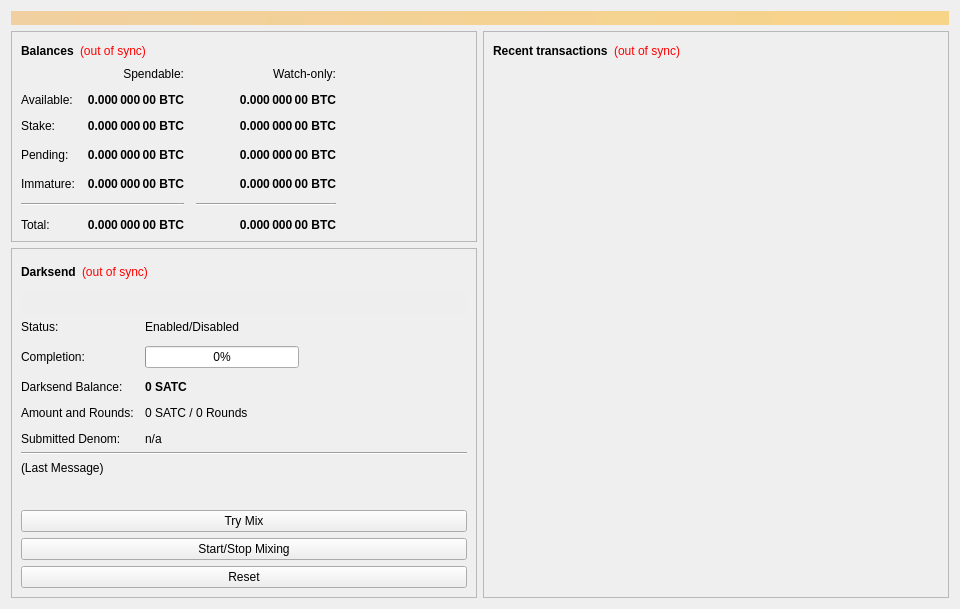
<?xml version="1.0" encoding="UTF-8"?>
<ui version="4.0">
 <class>OverviewPage</class>
 <widget class="QWidget" name="OverviewPage">
  <property name="geometry">
   <rect>
    <x>0</x>
    <y>0</y>
    <width>960</width>
    <height>594</height>
   </rect>
  </property>
  <property name="minimumSize">
   <size>
    <width>960</width>
    <height>0</height>
   </size>
  </property>
  <property name="windowTitle">
   <string>Form</string>
  </property>
  <layout class="QVBoxLayout" name="topLayout">
   <item>
    <widget class="QLabel" name="labelAlerts">
     <property name="visible">
      <bool>false</bool>
     </property>
     <property name="styleSheet">
      <string notr="true">background-color: qlineargradient(x1: 0, y1: 0, x2: 1, y2: 0, stop:0 #F0D0A0, stop:1 #F8D488); color:#000000;</string>
     </property>
     <property name="wordWrap">
      <bool>true</bool>
     </property>
     <property name="margin">
      <number>3</number>
     </property>
    </widget>
   </item>
   <item>
    <layout class="QHBoxLayout" name="horizontalLayout" stretch="1,1">
     <item>
      <layout class="QVBoxLayout" name="verticalLayout_2">
       <item>
        <widget class="QFrame" name="frame">
         <property name="frameShape">
          <enum>QFrame::StyledPanel</enum>
         </property>
         <property name="frameShadow">
          <enum>QFrame::Raised</enum>
         </property>
         <layout class="QVBoxLayout" name="verticalLayout_4">
          <item>
           <layout class="QHBoxLayout" name="horizontalLayout_4">
            <item>
             <widget class="QLabel" name="label_5">
              <property name="font">
               <font>
                <weight>75</weight>
                <bold>true</bold>
               </font>
              </property>
              <property name="text">
               <string>Balances</string>
              </property>
             </widget>
            </item>
            <item>
             <widget class="QLabel" name="labelWalletStatus">
              <property name="cursor">
               <cursorShape>WhatsThisCursor</cursorShape>
              </property>
              <property name="toolTip">
               <string>The displayed information may be out of date. Your wallet automatically synchronizes with the Satoshi network after a connection is established, but this process has not completed yet.</string>
              </property>
              <property name="styleSheet">
               <string notr="true">QLabel { color: red; }</string>
              </property>
              <property name="text">
               <string notr="true">(out of sync)</string>
              </property>
              <property name="alignment">
               <set>Qt::AlignLeading|Qt::AlignLeft|Qt::AlignVCenter</set>
              </property>
             </widget>
            </item>
            <item>
             <spacer name="horizontalSpacer_3">
              <property name="orientation">
               <enum>Qt::Horizontal</enum>
              </property>
              <property name="sizeHint" stdset="0">
               <size>
                <width>40</width>
                <height>20</height>
               </size>
              </property>
             </spacer>
            </item>
           </layout>
          </item>
          <item>
           <layout class="QGridLayout" name="gridLayout">
            <property name="spacing">
             <number>12</number>
            </property>
            <item row="3" column="2">
             <widget class="QLabel" name="labelWatchPending">
              <property name="font">
               <font>
                <weight>75</weight>
                <bold>true</bold>
               </font>
              </property>
              <property name="cursor">
               <cursorShape>IBeamCursor</cursorShape>
              </property>
              <property name="toolTip">
               <string>Unconfirmed transactions to watch-only addresses</string>
              </property>
              <property name="text">
               <string notr="true">0.000 000 00 BTC</string>
              </property>
              <property name="alignment">
               <set>Qt::AlignRight|Qt::AlignTrailing|Qt::AlignVCenter</set>
              </property>
              <property name="textInteractionFlags">
               <set>Qt::LinksAccessibleByMouse|Qt::TextSelectableByKeyboard|Qt::TextSelectableByMouse</set>
              </property>
             </widget>
            </item>
            <item row="3" column="1">
             <widget class="QLabel" name="labelUnconfirmed">
              <property name="font">
               <font>
                <weight>75</weight>
                <bold>true</bold>
               </font>
              </property>
              <property name="cursor">
               <cursorShape>IBeamCursor</cursorShape>
              </property>
              <property name="toolTip">
               <string>Total of transactions that have yet to be confirmed, and do not yet count toward the spendable balance</string>
              </property>
              <property name="text">
               <string notr="true">0.000 000 00 BTC</string>
              </property>
              <property name="alignment">
               <set>Qt::AlignRight|Qt::AlignTrailing|Qt::AlignVCenter</set>
              </property>
              <property name="textInteractionFlags">
               <set>Qt::LinksAccessibleByMouse|Qt::TextSelectableByKeyboard|Qt::TextSelectableByMouse</set>
              </property>
             </widget>
            </item>
            <item row="4" column="2">
             <widget class="QLabel" name="labelWatchImmature">
              <property name="font">
               <font>
                <weight>75</weight>
                <bold>true</bold>
               </font>
              </property>
              <property name="cursor">
               <cursorShape>IBeamCursor</cursorShape>
              </property>
              <property name="toolTip">
               <string>Mined balance in watch-only addresses that has not yet matured</string>
              </property>
              <property name="text">
               <string notr="true">0.000 000 00 BTC</string>
              </property>
              <property name="alignment">
               <set>Qt::AlignRight|Qt::AlignTrailing|Qt::AlignVCenter</set>
              </property>
              <property name="textInteractionFlags">
               <set>Qt::LinksAccessibleByMouse|Qt::TextSelectableByKeyboard|Qt::TextSelectableByMouse</set>
              </property>
             </widget>
            </item>
            <item row="5" column="0" colspan="2">
             <widget class="Line" name="lineSpendableBalance">
              <property name="orientation">
               <enum>Qt::Horizontal</enum>
              </property>
             </widget>
            </item>
            <item row="5" column="2">
             <widget class="Line" name="lineWatchBalance">
              <property name="sizePolicy">
               <sizepolicy hsizetype="Preferred" vsizetype="Fixed">
                <horstretch>0</horstretch>
                <verstretch>0</verstretch>
               </sizepolicy>
              </property>
              <property name="minimumSize">
               <size>
                <width>140</width>
                <height>0</height>
               </size>
              </property>
              <property name="orientation">
               <enum>Qt::Horizontal</enum>
              </property>
             </widget>
            </item>
            <item row="6" column="0">
             <widget class="QLabel" name="labelTotalText">
              <property name="text">
               <string>Total:</string>
              </property>
             </widget>
            </item>
            <item row="4" column="1">
             <widget class="QLabel" name="labelImmature">
              <property name="font">
               <font>
                <weight>75</weight>
                <bold>true</bold>
               </font>
              </property>
              <property name="cursor">
               <cursorShape>IBeamCursor</cursorShape>
              </property>
              <property name="toolTip">
               <string>Mined balance that has not yet matured</string>
              </property>
              <property name="text">
               <string notr="true">0.000 000 00 BTC</string>
              </property>
              <property name="alignment">
               <set>Qt::AlignRight|Qt::AlignTrailing|Qt::AlignVCenter</set>
              </property>
              <property name="textInteractionFlags">
               <set>Qt::LinksAccessibleByMouse|Qt::TextSelectableByKeyboard|Qt::TextSelectableByMouse</set>
              </property>
             </widget>
            </item>
            <item row="3" column="3">
             <spacer name="horizontalSpacer_2">
              <property name="orientation">
               <enum>Qt::Horizontal</enum>
              </property>
              <property name="sizeHint" stdset="0">
               <size>
                <width>40</width>
                <height>20</height>
               </size>
              </property>
             </spacer>
            </item>
            <item row="4" column="0">
             <widget class="QLabel" name="labelImmatureText">
              <property name="text">
               <string>Immature:</string>
              </property>
             </widget>
            </item>
            <item row="6" column="1">
             <widget class="QLabel" name="labelTotal">
              <property name="font">
               <font>
                <weight>75</weight>
                <bold>true</bold>
               </font>
              </property>
              <property name="cursor">
               <cursorShape>IBeamCursor</cursorShape>
              </property>
              <property name="toolTip">
               <string>Your current total balance</string>
              </property>
              <property name="text">
               <string notr="true">0.000 000 00 BTC</string>
              </property>
              <property name="alignment">
               <set>Qt::AlignRight|Qt::AlignTrailing|Qt::AlignVCenter</set>
              </property>
              <property name="textInteractionFlags">
               <set>Qt::LinksAccessibleByMouse|Qt::TextSelectableByKeyboard|Qt::TextSelectableByMouse</set>
              </property>
             </widget>
            </item>
            <item row="6" column="2">
             <widget class="QLabel" name="labelWatchTotal">
              <property name="font">
               <font>
                <weight>75</weight>
                <bold>true</bold>
               </font>
              </property>
              <property name="cursor">
               <cursorShape>IBeamCursor</cursorShape>
              </property>
              <property name="toolTip">
               <string>Current total balance in watch-only addresses</string>
              </property>
              <property name="text">
               <string notr="true">0.000 000 00 BTC</string>
              </property>
              <property name="alignment">
               <set>Qt::AlignRight|Qt::AlignTrailing|Qt::AlignVCenter</set>
              </property>
              <property name="textInteractionFlags">
               <set>Qt::LinksAccessibleByMouse|Qt::TextSelectableByKeyboard|Qt::TextSelectableByMouse</set>
              </property>
             </widget>
            </item>
            <item row="0" column="2">
             <widget class="QLabel" name="labelWatchonly">
              <property name="text">
               <string>Watch-only:</string>
              </property>
              <property name="alignment">
               <set>Qt::AlignRight|Qt::AlignTrailing|Qt::AlignVCenter</set>
              </property>
             </widget>
            </item>
            <item row="1" column="0">
             <widget class="QLabel" name="labelBalanceText">
              <property name="text">
               <string>Available:</string>
              </property>
             </widget>
            </item>
            <item row="1" column="1">
             <widget class="QLabel" name="labelBalance">
              <property name="font">
               <font>
                <weight>75</weight>
                <bold>true</bold>
               </font>
              </property>
              <property name="cursor">
               <cursorShape>IBeamCursor</cursorShape>
              </property>
              <property name="toolTip">
               <string>Your current spendable balance</string>
              </property>
              <property name="text">
               <string notr="true">0.000 000 00 BTC</string>
              </property>
              <property name="alignment">
               <set>Qt::AlignRight|Qt::AlignTrailing|Qt::AlignVCenter</set>
              </property>
              <property name="textInteractionFlags">
               <set>Qt::LinksAccessibleByMouse|Qt::TextSelectableByKeyboard|Qt::TextSelectableByMouse</set>
              </property>
             </widget>
            </item>
            <item row="2" column="0">
             <widget class="QLabel" name="label_10">
              <property name="text">
               <string>Stake:</string>
              </property>
             </widget>
            </item>
            <item row="2" column="1">
             <widget class="QLabel" name="labelStake">
              <property name="font">
               <font>
                <weight>75</weight>
                <bold>true</bold>
               </font>
              </property>
              <property name="cursor">
               <cursorShape>IBeamCursor</cursorShape>
              </property>
              <property name="toolTip">
               <string>Total of coins that was staked, and do not yet count toward the current balance</string>
              </property>
              <property name="text">
               <string notr="true">0.000 000 00 BTC</string>
              </property>
              <property name="alignment">
               <set>Qt::AlignRight|Qt::AlignTrailing|Qt::AlignVCenter</set>
              </property>
              <property name="textInteractionFlags">
               <set>Qt::LinksAccessibleByMouse|Qt::TextSelectableByKeyboard|Qt::TextSelectableByMouse</set>
              </property>
             </widget>
            </item>
            <item row="2" column="2">
             <widget class="QLabel" name="labelWatchStake">
              <property name="font">
               <font>
                <weight>75</weight>
                <bold>true</bold>
               </font>
              </property>
              <property name="cursor">
               <cursorShape>IBeamCursor</cursorShape>
              </property>
              <property name="toolTip">
               <string>Total of coins that was staked in watch-only addresses, and do not yet count toward the current watch-only balance</string>
              </property>
              <property name="text">
               <string notr="true">0.000 000 00 BTC</string>
              </property>
              <property name="alignment">
               <set>Qt::AlignRight|Qt::AlignTrailing|Qt::AlignVCenter</set>
              </property>
              <property name="textInteractionFlags">
               <set>Qt::LinksAccessibleByMouse|Qt::TextSelectableByKeyboard|Qt::TextSelectableByMouse</set>
              </property>
             </widget>
            </item>
            <item row="1" column="2">
             <widget class="QLabel" name="labelWatchAvailable">
              <property name="font">
               <font>
                <weight>75</weight>
                <bold>true</bold>
               </font>
              </property>
              <property name="cursor">
               <cursorShape>IBeamCursor</cursorShape>
              </property>
              <property name="toolTip">
               <string>Your current balance in watch-only addresses</string>
              </property>
              <property name="text">
               <string notr="true">0.000 000 00 BTC</string>
              </property>
              <property name="alignment">
               <set>Qt::AlignRight|Qt::AlignTrailing|Qt::AlignVCenter</set>
              </property>
              <property name="textInteractionFlags">
               <set>Qt::LinksAccessibleByMouse|Qt::TextSelectableByKeyboard|Qt::TextSelectableByMouse</set>
              </property>
             </widget>
            </item>
            <item row="3" column="0">
             <widget class="QLabel" name="labelPendingText">
              <property name="text">
               <string>Pending:</string>
              </property>
             </widget>
            </item>
            <item row="0" column="1">
             <widget class="QLabel" name="labelSpendable">
              <property name="text">
               <string>Spendable:</string>
              </property>
              <property name="alignment">
               <set>Qt::AlignRight|Qt::AlignTrailing|Qt::AlignVCenter</set>
              </property>
             </widget>
            </item>
           </layout>
          </item>
         </layout>
        </widget>
       </item>
       <item>
        <widget class="QFrame" name="frameDarksend">
         <property name="sizePolicy">
          <sizepolicy hsizetype="Expanding" vsizetype="Expanding">
           <horstretch>0</horstretch>
           <verstretch>0</verstretch>
          </sizepolicy>
         </property>
         <property name="minimumSize">
          <size>
           <width>0</width>
           <height>350</height>
          </size>
         </property>
         <property name="layoutDirection">
          <enum>Qt::LeftToRight</enum>
         </property>
         <property name="frameShape">
          <enum>QFrame::StyledPanel</enum>
         </property>
         <property name="frameShadow">
          <enum>QFrame::Raised</enum>
         </property>
         <layout class="QVBoxLayout" name="verticalLayout_5">
          <item>
           <layout class="QHBoxLayout" name="horizontalLayout_5">
            <item>
             <widget class="QLabel" name="label_2">
              <property name="font">
               <font>
                <weight>75</weight>
                <bold>true</bold>
               </font>
              </property>
              <property name="text">
               <string>Darksend</string>
              </property>
             </widget>
            </item>
            <item>
             <widget class="QLabel" name="labelDarksendSyncStatus">
              <property name="toolTip">
               <string>The displayed information may be out of date. Your wallet automatically synchronizes with the Satoshi network after a connection is established, but this process has not completed yet.</string>
              </property>
              <property name="styleSheet">
               <string notr="true">QLabel { color: red; }</string>
              </property>
              <property name="text">
               <string notr="true">(out of sync)</string>
              </property>
              <property name="alignment">
               <set>Qt::AlignLeading|Qt::AlignLeft|Qt::AlignVCenter</set>
              </property>
             </widget>
            </item>
            <item>
             <spacer name="horizontalSpacer_4">
              <property name="orientation">
               <enum>Qt::Horizontal</enum>
              </property>
              <property name="sizeHint" stdset="0">
               <size>
                <width>40</width>
                <height>20</height>
               </size>
              </property>
             </spacer>
            </item>
           </layout>
          </item>
          <item>
           <widget class="QPushButton" name="runAutoDenom">
            <property name="palette">
             <palette>
              <active>
               <colorrole role="WindowText">
                <brush brushstyle="SolidPattern">
                 <color alpha="255">
                  <red>0</red>
                  <green>0</green>
                  <blue>0</blue>
                 </color>
                </brush>
               </colorrole>
               <colorrole role="Button">
                <brush brushstyle="SolidPattern">
                 <color alpha="255">
                  <red>239</red>
                  <green>238</green>
                  <blue>238</blue>
                 </color>
                </brush>
               </colorrole>
               <colorrole role="Light">
                <brush brushstyle="SolidPattern">
                 <color alpha="255">
                  <red>255</red>
                  <green>255</green>
                  <blue>255</blue>
                 </color>
                </brush>
               </colorrole>
               <colorrole role="Midlight">
                <brush brushstyle="SolidPattern">
                 <color alpha="255">
                  <red>247</red>
                  <green>246</green>
                  <blue>246</blue>
                 </color>
                </brush>
               </colorrole>
               <colorrole role="Dark">
                <brush brushstyle="SolidPattern">
                 <color alpha="255">
                  <red>119</red>
                  <green>119</green>
                  <blue>119</blue>
                 </color>
                </brush>
               </colorrole>
               <colorrole role="Mid">
                <brush brushstyle="SolidPattern">
                 <color alpha="255">
                  <red>159</red>
                  <green>159</green>
                  <blue>159</blue>
                 </color>
                </brush>
               </colorrole>
               <colorrole role="Text">
                <brush brushstyle="SolidPattern">
                 <color alpha="255">
                  <red>0</red>
                  <green>0</green>
                  <blue>0</blue>
                 </color>
                </brush>
               </colorrole>
               <colorrole role="BrightText">
                <brush brushstyle="SolidPattern">
                 <color alpha="255">
                  <red>255</red>
                  <green>255</green>
                  <blue>255</blue>
                 </color>
                </brush>
               </colorrole>
               <colorrole role="ButtonText">
                <brush brushstyle="SolidPattern">
                 <color alpha="255">
                  <red>0</red>
                  <green>0</green>
                  <blue>0</blue>
                 </color>
                </brush>
               </colorrole>
               <colorrole role="Base">
                <brush brushstyle="SolidPattern">
                 <color alpha="255">
                  <red>255</red>
                  <green>255</green>
                  <blue>255</blue>
                 </color>
                </brush>
               </colorrole>
               <colorrole role="Window">
                <brush brushstyle="SolidPattern">
                 <color alpha="255">
                  <red>239</red>
                  <green>238</green>
                  <blue>238</blue>
                 </color>
                </brush>
               </colorrole>
               <colorrole role="Shadow">
                <brush brushstyle="SolidPattern">
                 <color alpha="255">
                  <red>0</red>
                  <green>0</green>
                  <blue>0</blue>
                 </color>
                </brush>
               </colorrole>
               <colorrole role="AlternateBase">
                <brush brushstyle="SolidPattern">
                 <color alpha="255">
                  <red>247</red>
                  <green>246</green>
                  <blue>246</blue>
                 </color>
                </brush>
               </colorrole>
               <colorrole role="ToolTipBase">
                <brush brushstyle="SolidPattern">
                 <color alpha="255">
                  <red>255</red>
                  <green>255</green>
                  <blue>220</blue>
                 </color>
                </brush>
               </colorrole>
               <colorrole role="ToolTipText">
                <brush brushstyle="SolidPattern">
                 <color alpha="255">
                  <red>0</red>
                  <green>0</green>
                  <blue>0</blue>
                 </color>
                </brush>
               </colorrole>
              </active>
              <inactive>
               <colorrole role="WindowText">
                <brush brushstyle="SolidPattern">
                 <color alpha="255">
                  <red>0</red>
                  <green>0</green>
                  <blue>0</blue>
                 </color>
                </brush>
               </colorrole>
               <colorrole role="Button">
                <brush brushstyle="SolidPattern">
                 <color alpha="255">
                  <red>239</red>
                  <green>238</green>
                  <blue>238</blue>
                 </color>
                </brush>
               </colorrole>
               <colorrole role="Light">
                <brush brushstyle="SolidPattern">
                 <color alpha="255">
                  <red>255</red>
                  <green>255</green>
                  <blue>255</blue>
                 </color>
                </brush>
               </colorrole>
               <colorrole role="Midlight">
                <brush brushstyle="SolidPattern">
                 <color alpha="255">
                  <red>247</red>
                  <green>246</green>
                  <blue>246</blue>
                 </color>
                </brush>
               </colorrole>
               <colorrole role="Dark">
                <brush brushstyle="SolidPattern">
                 <color alpha="255">
                  <red>119</red>
                  <green>119</green>
                  <blue>119</blue>
                 </color>
                </brush>
               </colorrole>
               <colorrole role="Mid">
                <brush brushstyle="SolidPattern">
                 <color alpha="255">
                  <red>159</red>
                  <green>159</green>
                  <blue>159</blue>
                 </color>
                </brush>
               </colorrole>
               <colorrole role="Text">
                <brush brushstyle="SolidPattern">
                 <color alpha="255">
                  <red>0</red>
                  <green>0</green>
                  <blue>0</blue>
                 </color>
                </brush>
               </colorrole>
               <colorrole role="BrightText">
                <brush brushstyle="SolidPattern">
                 <color alpha="255">
                  <red>255</red>
                  <green>255</green>
                  <blue>255</blue>
                 </color>
                </brush>
               </colorrole>
               <colorrole role="ButtonText">
                <brush brushstyle="SolidPattern">
                 <color alpha="255">
                  <red>0</red>
                  <green>0</green>
                  <blue>0</blue>
                 </color>
                </brush>
               </colorrole>
               <colorrole role="Base">
                <brush brushstyle="SolidPattern">
                 <color alpha="255">
                  <red>255</red>
                  <green>255</green>
                  <blue>255</blue>
                 </color>
                </brush>
               </colorrole>
               <colorrole role="Window">
                <brush brushstyle="SolidPattern">
                 <color alpha="255">
                  <red>239</red>
                  <green>238</green>
                  <blue>238</blue>
                 </color>
                </brush>
               </colorrole>
               <colorrole role="Shadow">
                <brush brushstyle="SolidPattern">
                 <color alpha="255">
                  <red>0</red>
                  <green>0</green>
                  <blue>0</blue>
                 </color>
                </brush>
               </colorrole>
               <colorrole role="AlternateBase">
                <brush brushstyle="SolidPattern">
                 <color alpha="255">
                  <red>247</red>
                  <green>246</green>
                  <blue>246</blue>
                 </color>
                </brush>
               </colorrole>
               <colorrole role="ToolTipBase">
                <brush brushstyle="SolidPattern">
                 <color alpha="255">
                  <red>255</red>
                  <green>255</green>
                  <blue>220</blue>
                 </color>
                </brush>
               </colorrole>
               <colorrole role="ToolTipText">
                <brush brushstyle="SolidPattern">
                 <color alpha="255">
                  <red>0</red>
                  <green>0</green>
                  <blue>0</blue>
                 </color>
                </brush>
               </colorrole>
              </inactive>
              <disabled>
               <colorrole role="WindowText">
                <brush brushstyle="SolidPattern">
                 <color alpha="255">
                  <red>119</red>
                  <green>119</green>
                  <blue>119</blue>
                 </color>
                </brush>
               </colorrole>
               <colorrole role="Button">
                <brush brushstyle="SolidPattern">
                 <color alpha="255">
                  <red>239</red>
                  <green>238</green>
                  <blue>238</blue>
                 </color>
                </brush>
               </colorrole>
               <colorrole role="Light">
                <brush brushstyle="SolidPattern">
                 <color alpha="255">
                  <red>255</red>
                  <green>255</green>
                  <blue>255</blue>
                 </color>
                </brush>
               </colorrole>
               <colorrole role="Midlight">
                <brush brushstyle="SolidPattern">
                 <color alpha="255">
                  <red>247</red>
                  <green>246</green>
                  <blue>246</blue>
                 </color>
                </brush>
               </colorrole>
               <colorrole role="Dark">
                <brush brushstyle="SolidPattern">
                 <color alpha="255">
                  <red>119</red>
                  <green>119</green>
                  <blue>119</blue>
                 </color>
                </brush>
               </colorrole>
               <colorrole role="Mid">
                <brush brushstyle="SolidPattern">
                 <color alpha="255">
                  <red>159</red>
                  <green>159</green>
                  <blue>159</blue>
                 </color>
                </brush>
               </colorrole>
               <colorrole role="Text">
                <brush brushstyle="SolidPattern">
                 <color alpha="255">
                  <red>119</red>
                  <green>119</green>
                  <blue>119</blue>
                 </color>
                </brush>
               </colorrole>
               <colorrole role="BrightText">
                <brush brushstyle="SolidPattern">
                 <color alpha="255">
                  <red>255</red>
                  <green>255</green>
                  <blue>255</blue>
                 </color>
                </brush>
               </colorrole>
               <colorrole role="ButtonText">
                <brush brushstyle="SolidPattern">
                 <color alpha="255">
                  <red>119</red>
                  <green>119</green>
                  <blue>119</blue>
                 </color>
                </brush>
               </colorrole>
               <colorrole role="Base">
                <brush brushstyle="SolidPattern">
                 <color alpha="255">
                  <red>239</red>
                  <green>238</green>
                  <blue>238</blue>
                 </color>
                </brush>
               </colorrole>
               <colorrole role="Window">
                <brush brushstyle="SolidPattern">
                 <color alpha="255">
                  <red>239</red>
                  <green>238</green>
                  <blue>238</blue>
                 </color>
                </brush>
               </colorrole>
               <colorrole role="Shadow">
                <brush brushstyle="SolidPattern">
                 <color alpha="255">
                  <red>0</red>
                  <green>0</green>
                  <blue>0</blue>
                 </color>
                </brush>
               </colorrole>
               <colorrole role="AlternateBase">
                <brush brushstyle="SolidPattern">
                 <color alpha="255">
                  <red>239</red>
                  <green>238</green>
                  <blue>238</blue>
                 </color>
                </brush>
               </colorrole>
               <colorrole role="ToolTipBase">
                <brush brushstyle="SolidPattern">
                 <color alpha="255">
                  <red>255</red>
                  <green>255</green>
                  <blue>220</blue>
                 </color>
                </brush>
               </colorrole>
               <colorrole role="ToolTipText">
                <brush brushstyle="SolidPattern">
                 <color alpha="255">
                  <red>0</red>
                  <green>0</green>
                  <blue>0</blue>
                 </color>
                </brush>
               </colorrole>
              </disabled>
             </palette>
            </property>
            <property name="focusPolicy">
             <enum>Qt::NoFocus</enum>
            </property>
            <property name="autoFillBackground">
             <bool>true</bool>
            </property>
            <property name="text">
             <string/>
            </property>
            <property name="flat">
             <bool>true</bool>
            </property>
           </widget>
          </item>
          <item>
           <layout class="QFormLayout" name="formLayout">
            <property name="fieldGrowthPolicy">
             <enum>QFormLayout::AllNonFixedFieldsGrow</enum>
            </property>
            <property name="horizontalSpacing">
             <number>11</number>
            </property>
            <property name="verticalSpacing">
             <number>12</number>
            </property>
            <item row="0" column="0">
             <widget class="QLabel" name="label_6">
              <property name="text">
               <string>Status:</string>
              </property>
             </widget>
            </item>
            <item row="1" column="0">
             <widget class="QLabel" name="label_7">
              <property name="text">
               <string>Completion:</string>
              </property>
             </widget>
            </item>
            <item row="1" column="1">
             <widget class="QProgressBar" name="darksendProgress">
              <property name="maximumSize">
               <size>
                <width>154</width>
                <height>16777215</height>
               </size>
              </property>
              <property name="value">
               <number>0</number>
              </property>
             </widget>
            </item>
            <item row="3" column="0">
             <widget class="QLabel" name="labelAnonymizedText">
              <property name="text">
               <string>Darksend Balance:</string>
              </property>
             </widget>
            </item>
            <item row="3" column="1">
             <widget class="QLabel" name="labelAnonymized">
              <property name="font">
               <font>
                <weight>75</weight>
                <bold>true</bold>
               </font>
              </property>
              <property name="text">
               <string notr="true">0 SATC</string>
              </property>
             </widget>
            </item>
            <item row="4" column="0">
             <widget class="QLabel" name="label_8">
              <property name="text">
               <string>Amount and Rounds:</string>
              </property>
             </widget>
            </item>
            <item row="4" column="1">
             <widget class="QLabel" name="labelAmountRounds">
              <property name="text">
               <string>0 SATC / 0 Rounds</string>
              </property>
             </widget>
            </item>
            <item row="5" column="0">
             <widget class="QLabel" name="label_9">
              <property name="text">
               <string>Submitted Denom:</string>
              </property>
             </widget>
            </item>
            <item row="5" column="1">
             <widget class="QLabel" name="labelSubmittedDenom">
              <property name="toolTip">
               <string>The denominations you submitted to the Masternode.&lt;br&gt;To mix, other users must submit the exact same denominations.</string>
              </property>
              <property name="text">
               <string>n/a</string>
              </property>
             </widget>
            </item>
            <item row="0" column="1">
             <widget class="QLabel" name="darksendEnabled">
              <property name="text">
               <string>Enabled/Disabled</string>
              </property>
             </widget>
            </item>
           </layout>
          </item>
          <item>
           <widget class="Line" name="lineLastMessage">
            <property name="orientation">
             <enum>Qt::Horizontal</enum>
            </property>
           </widget>
          </item>
          <item>
           <widget class="QLabel" name="darksendStatus">
            <property name="minimumSize">
             <size>
              <width>288</width>
              <height>43</height>
             </size>
            </property>
            <property name="text">
             <string>(Last Message)</string>
            </property>
            <property name="alignment">
             <set>Qt::AlignLeading|Qt::AlignLeft|Qt::AlignTop</set>
            </property>
            <property name="wordWrap">
             <bool>true</bool>
            </property>
           </widget>
          </item>
          <item>
           <widget class="QPushButton" name="darksendAuto">
            <property name="sizePolicy">
             <sizepolicy hsizetype="MinimumExpanding" vsizetype="Fixed">
              <horstretch>0</horstretch>
              <verstretch>0</verstretch>
             </sizepolicy>
            </property>
            <property name="toolTip">
             <string>Try to manually submit a Darksend request.</string>
            </property>
            <property name="text">
             <string>Try Mix</string>
            </property>
           </widget>
          </item>
          <item>
           <widget class="QPushButton" name="toggleDarksend">
            <property name="sizePolicy">
             <sizepolicy hsizetype="MinimumExpanding" vsizetype="Fixed">
              <horstretch>0</horstretch>
              <verstretch>0</verstretch>
             </sizepolicy>
            </property>
            <property name="text">
             <string>Start/Stop Mixing</string>
            </property>
           </widget>
          </item>
          <item>
           <widget class="QPushButton" name="darksendReset">
            <property name="sizePolicy">
             <sizepolicy hsizetype="MinimumExpanding" vsizetype="Fixed">
              <horstretch>0</horstretch>
              <verstretch>0</verstretch>
             </sizepolicy>
            </property>
            <property name="toolTip">
             <string>Reset the current status of Darksend (can interrupt Darksend if it's in the process of Mixing, which can cost you money!)</string>
            </property>
            <property name="autoFillBackground">
             <bool>false</bool>
            </property>
            <property name="text">
             <string>Reset</string>
            </property>
           </widget>
          </item>
         </layout>
        </widget>
       </item>
       <item>
        <spacer name="verticalSpacer">
         <property name="orientation">
          <enum>Qt::Vertical</enum>
         </property>
         <property name="sizeHint" stdset="0">
          <size>
           <width>20</width>
           <height>40</height>
          </size>
         </property>
        </spacer>
       </item>
      </layout>
     </item>
     <item>
      <layout class="QVBoxLayout" name="verticalLayout_3">
       <item>
        <widget class="QFrame" name="frame_2">
         <property name="frameShape">
          <enum>QFrame::StyledPanel</enum>
         </property>
         <property name="frameShadow">
          <enum>QFrame::Raised</enum>
         </property>
         <layout class="QVBoxLayout" name="verticalLayout">
          <item>
           <layout class="QHBoxLayout" name="horizontalLayout_2">
            <item>
             <widget class="QLabel" name="label_4">
              <property name="font">
               <font>
                <weight>75</weight>
                <bold>true</bold>
               </font>
              </property>
              <property name="text">
               <string>Recent transactions</string>
              </property>
             </widget>
            </item>
            <item>
             <widget class="QLabel" name="labelTransactionsStatus">
              <property name="cursor">
               <cursorShape>WhatsThisCursor</cursorShape>
              </property>
              <property name="toolTip">
               <string>The displayed information may be out of date. Your wallet automatically synchronizes with the Satoshi network after a connection is established, but this process has not completed yet.</string>
              </property>
              <property name="styleSheet">
               <string notr="true">QLabel { color: red; }</string>
              </property>
              <property name="text">
               <string notr="true">(out of sync)</string>
              </property>
              <property name="alignment">
               <set>Qt::AlignRight|Qt::AlignTrailing|Qt::AlignVCenter</set>
              </property>
             </widget>
            </item>
            <item>
             <spacer name="horizontalSpacer">
              <property name="orientation">
               <enum>Qt::Horizontal</enum>
              </property>
              <property name="sizeHint" stdset="0">
               <size>
                <width>40</width>
                <height>20</height>
               </size>
              </property>
             </spacer>
            </item>
           </layout>
          </item>
          <item>
           <widget class="QListView" name="listTransactions">
            <property name="styleSheet">
             <string notr="true">QListView { background: transparent; }</string>
            </property>
            <property name="frameShape">
             <enum>QFrame::NoFrame</enum>
            </property>
            <property name="verticalScrollBarPolicy">
             <enum>Qt::ScrollBarAlwaysOff</enum>
            </property>
            <property name="horizontalScrollBarPolicy">
             <enum>Qt::ScrollBarAlwaysOff</enum>
            </property>
            <property name="selectionMode">
             <enum>QAbstractItemView::NoSelection</enum>
            </property>
           </widget>
          </item>
         </layout>
        </widget>
       </item>
      </layout>
     </item>
    </layout>
   </item>
  </layout>
 </widget>
 <resources/>
 <connections/>
</ui>
